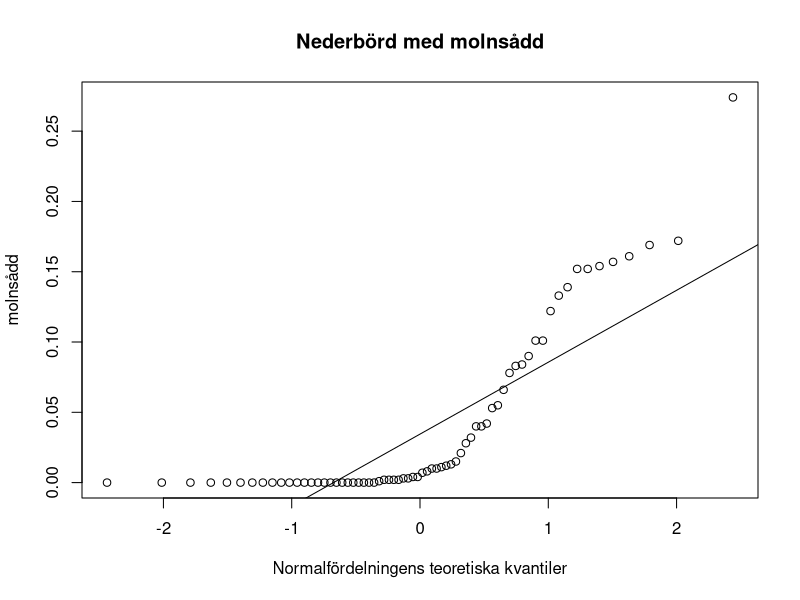
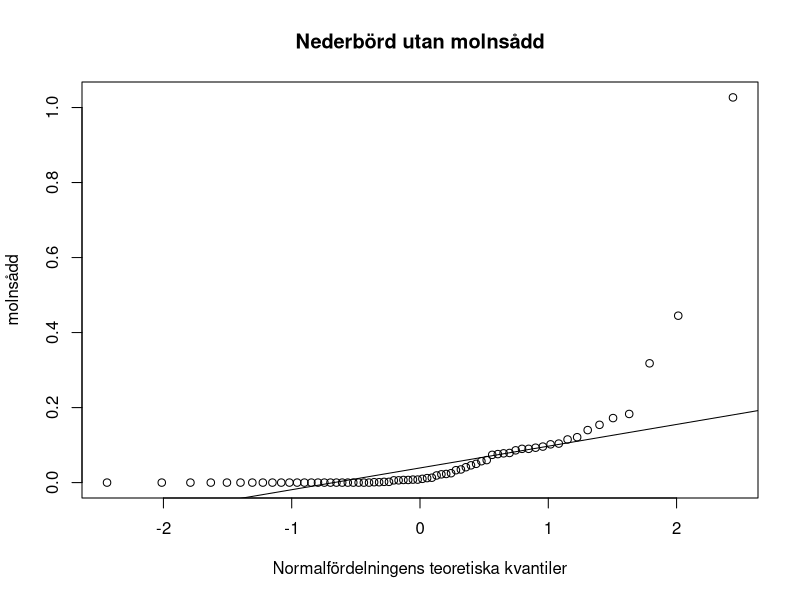
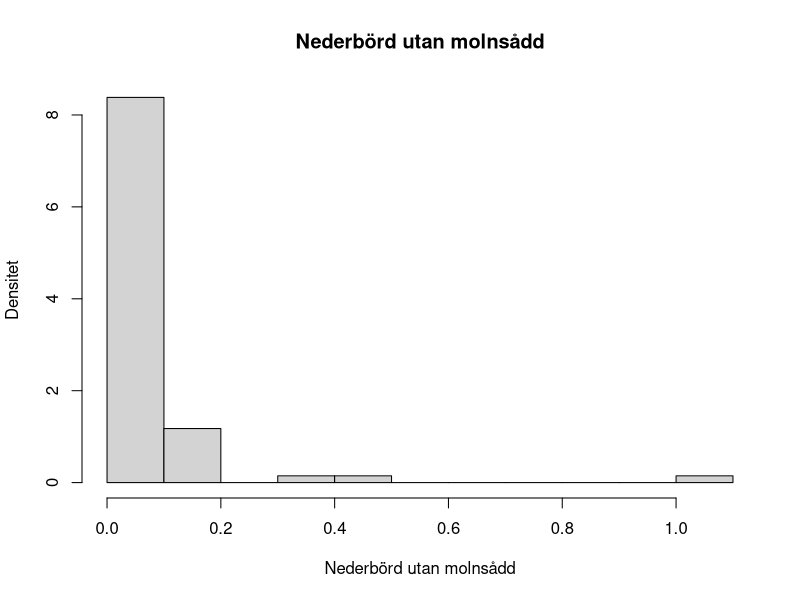
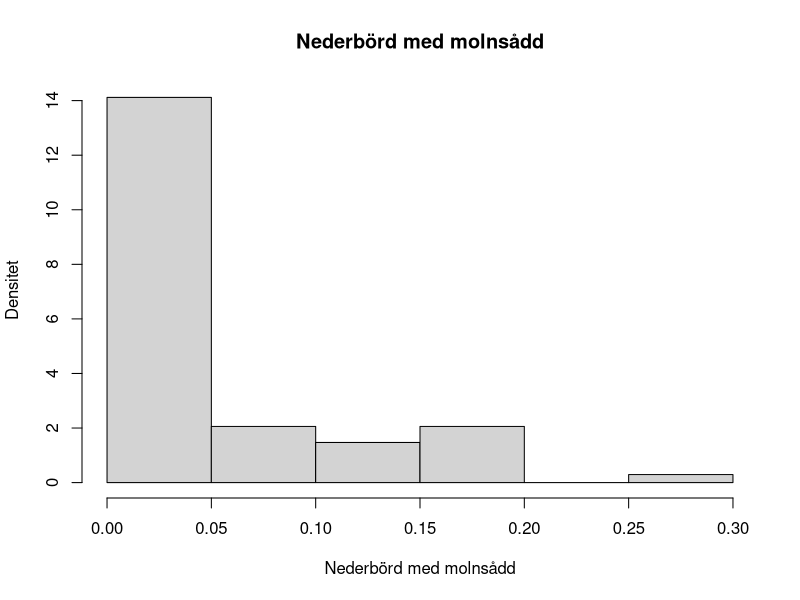
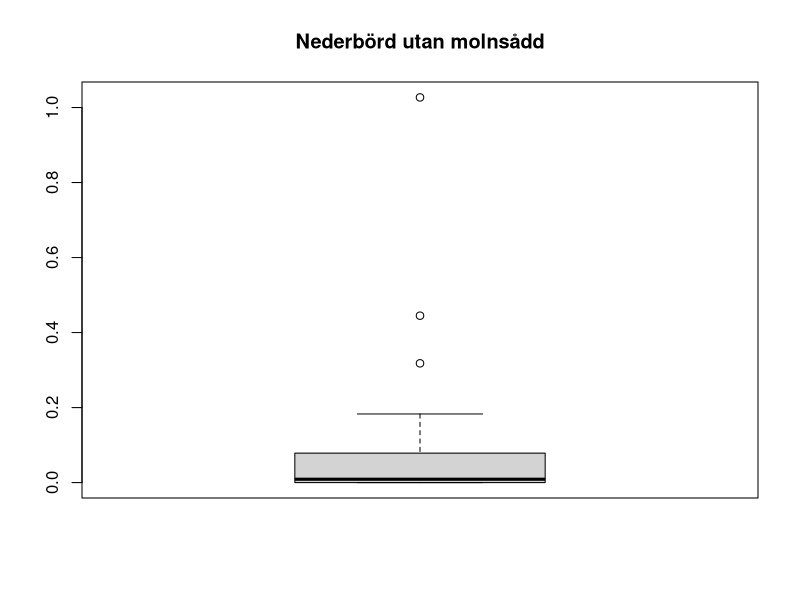
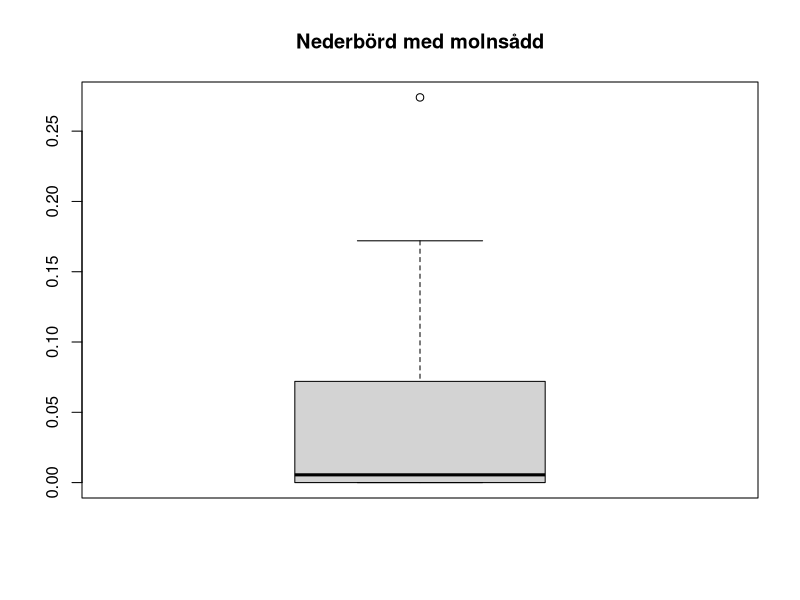
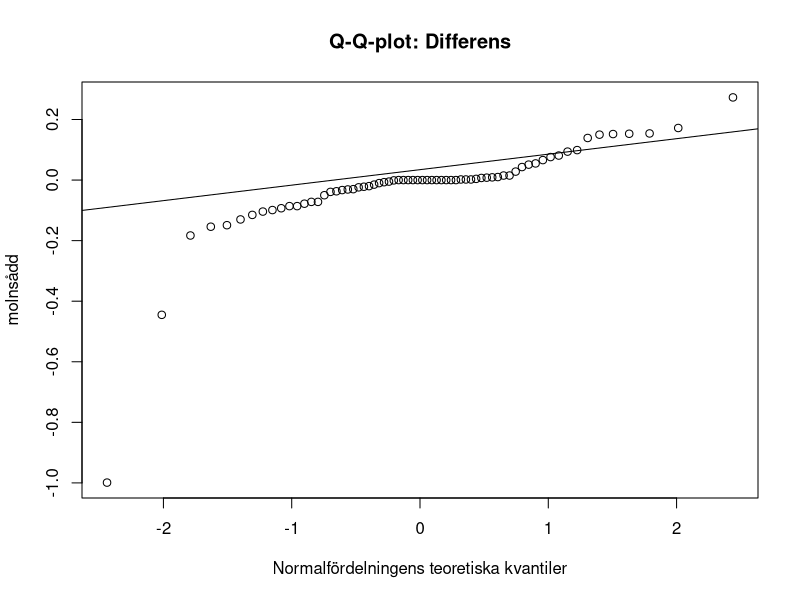
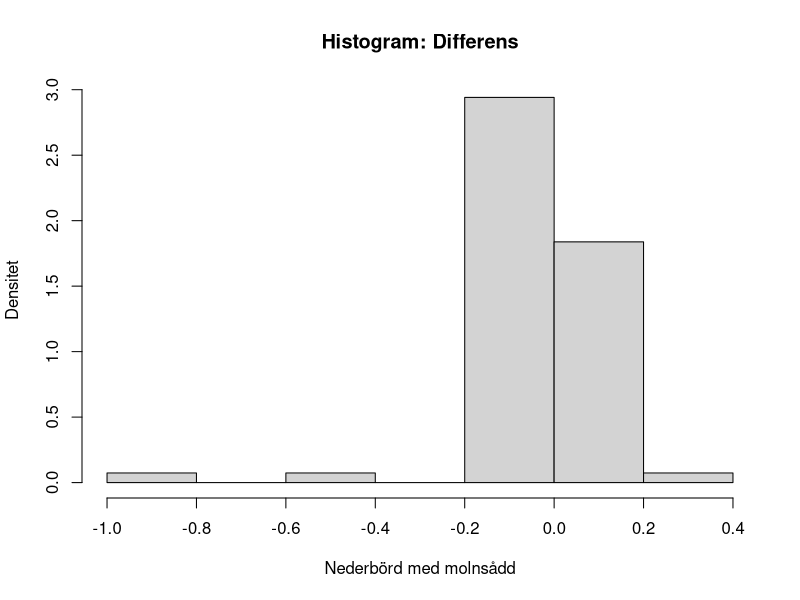

The R source for these figures, in order:
## ---- chunk 1
arizona <- read.csv("arizona.csv", header = FALSE)
year <- arizona$V1
seed <- arizona$V2
nonseed <- arizona$V3
qqnorm(seed,main = 'Nederbörd med molnsådd', ylab= 'Nederbörd med
molnsådd', xlab= 'Normalfördelningens teoretiska kvantiler')
qqline(seed)
## ---- chunk 2
qqnorm(nonseed,main = 'Nederbörd utan molnsådd', ylab= 'Nederbörd utan
molnsådd', xlab= 'Normalfördelningens teoretiska kvantiler')
qqline(nonseed)
## ---- chunk 3
hist(nonseed,prob = TRUE, main = 'Nederbörd utan molnsådd', ylab =
       'Densitet', xlab = 'Nederbörd utan molnsådd')
## ---- chunk 4
hist(seed,prob = TRUE, main = 'Nederbörd med molnsådd', ylab =
       'Densitet', xlab = 'Nederbörd med molnsådd')
## ---- chunk 5
boxplot(nonseed, prob = TRUE, main = 'Nederbörd utan molnsådd')
## ---- chunk 6
boxplot(seed, prob = TRUE, main = 'Nederbörd med molnsådd')
## ---- chunk 7
differ <- seed-nonseed
qqnorm(differ,main = 'Q-Q-plot: Differens', ylab= 'Nederbörd med
molnsådd', xlab= 'Normalfördelningens teoretiska kvantiler')
qqline(seed)
## ---- chunk 8
hist(differ,prob = TRUE, main = 'Histogram: Differens', ylab =
       'Densitet', xlab = 'Nederbörd med molnsådd')
## ---- chunk 9
boxplot(differ, prob = TRUE, main = 'Boxplot: Differens')
## ---- chunk 10
wilcox.test(seed, nonseed, alternative ="greater",paired = TRUE) #vi har samma mängd på 2 grupper, och kan se datan beroende, därför paired= TRUE
## ---- chunk 11
oregon <- read.csv("oregon.csv", header = FALSE) 
trial <- oregon$V1
typ1 <- oregon$V2
typ2 <- oregon$V3
nonseed1 <- typ1[trial == 1]
seed1 <- typ1[trial == 2]
nonseed2 <- typ2[trial == 1]
seed2 <- typ2[trial == 2]
qqnorm(seed1,main = 'Nederbörd med molnsådd i område 1', ylab= 'Nederbörd med
molnsådd', xlab= 'Normalfördelningens teoretiska kvantiler')
qqline(seed1)
## ---- chunk 12
qqnorm(nonseed1,main = 'Nederbörd utan molnsådd i område 1', ylab= 'Nederbörd utan
molnsådd', xlab= 'Normalfördelningens teoretiska kvantiler')
qqline(nonseed1)
## ---- chunk 13
qqnorm(seed2,main = 'Nederbörd med molnsådd i område 2', ylab= 'Nederbörd med
molnsådd', xlab= 'Normalfördelningens teoretiska kvantiler')
qqline(seed2)
## ---- chunk 14
qqnorm(nonseed2,main = 'Nederbörd utan molnsådd i område 2', ylab= 'Nederbörd utan
molnsådd', xlab= 'Normalfördelningens teoretiska kvantiler')
qqline(nonseed2)
## ---- chunk 15
hist(nonseed1,prob = TRUE, main = 'Nederbörd utan molnsådd i område 1', ylab =
       'Densitet', xlab = 'Nederbörd utan molnsådd')
## ---- chunk 16
hist(seed1,prob = TRUE, main = 'Nederbörd med molnsådd i område 1', ylab =
       'Densitet', xlab = 'Nederbörd med molnsådd')
## ---- chunk 17
hist(nonseed2,prob = TRUE, main = 'Nederbörd utan molnsådd i område 2', ylab =
       'Densitet', xlab = 'Nederbörd utan molnsådd')
## ---- chunk 18
hist(seed2,prob = TRUE, main = 'Nederbörd med molnsådd i område 2', ylab =
       'Densitet', xlab = 'Nederbörd med molnsådd')
## ---- chunk 19
boxplot(nonseed1, prob = TRUE, main = 'Nederbörd utan molnsådd i område 1')
## ---- chunk 20
boxplot(seed1, prob = TRUE, main = 'Nederbörd med molnsådd i område 1')
## ---- chunk 21
boxplot(nonseed2, prob = TRUE, main = 'Nederbörd utan molnsådd i område 2')
## ---- chunk 22
boxplot(seed2, prob = TRUE, main = 'Nederbörd med molnsådd i område 2')
## ---- chunk 23
result1 <- wilcox.test(seed1, nonseed1, alternative = "greater", paired = FALSE) # två grupper har olika mängd, därför är de oberoende (paired=FALSE)
print(result1)
## ---- chunk 24
result2 <- wilcox.test(seed2, nonseed2, alternative = "greater", paired = FALSE)
print(result2)
